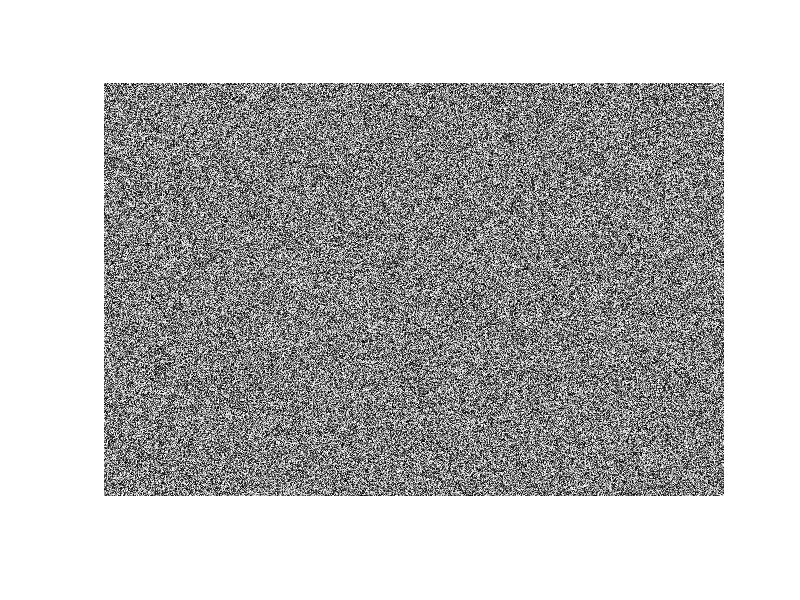

Recreate this plot in MATLAB. (Note: this script raises an error after producing the figure.)
function [img] = noise_image_generator(row, col)
    
    if nargin < 2
        col = 640;
    end

    if nargin < 1
        row = 427;
    end

    % Generate a matrix of random integers between 0 and 255 
    img = randi([0, 255], row, col);

    % Convert the matrix to an image and display it
    img = uint8(img);
    imshow(img);
    imwrite(img, 'data/noise.jpg');    
end
